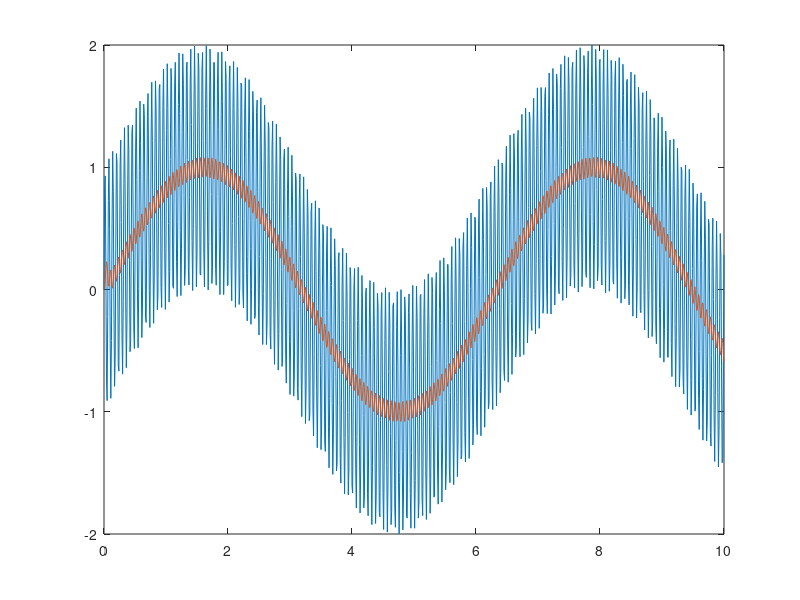

This chart was generated by the following MATLAB code:
[b,a] = butter(2,10/100);
t = 0:1/100:10;
y = sin(t)+sin(100*t);

signal = [y',t'];
but = [a',b'];
csvwrite("butter_filter.csv", but);
csvwrite("csv_prova.csv", signal);
filt_sig = filter(b, a, y);

plot(t, y, t, filt_sig);figure(gcf)